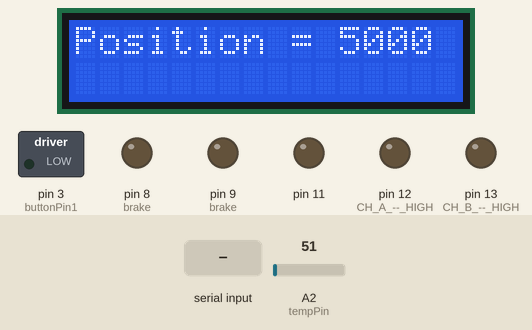
This sketch was run on a simulated Arduino Uno, built with avr-gcc and run on an emulated ATmega328P. On the bench: 16×2 character LCD, switched loads named in the sketch (green lamp = pin HIGH), output pins drawn as LEDs (lit = HIGH). The inputs (shaded band) are chosen by the test bench; at power-on: A2 (tempPin) = 51. EEPROM starts erased; what the sketch prints to the serial monitor is not drawn.

Above: at 5.6 s.
5.7 s: byte 252 (252) received over Serial
At 6.8 s:
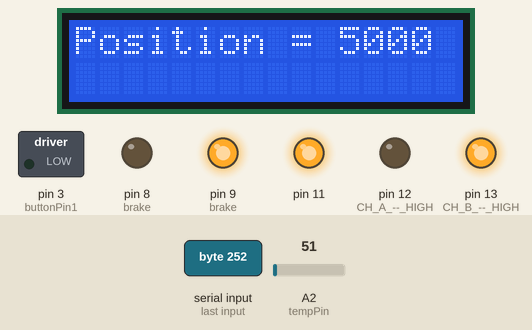
7.2 s: byte 251 (251) received over Serial
At 8.4 s:
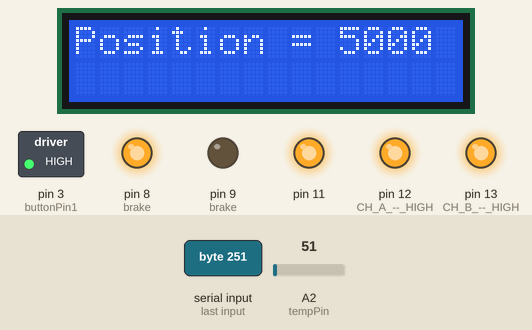
8.7 s: byte 252 (252) received over Serial
At 11.2 s:
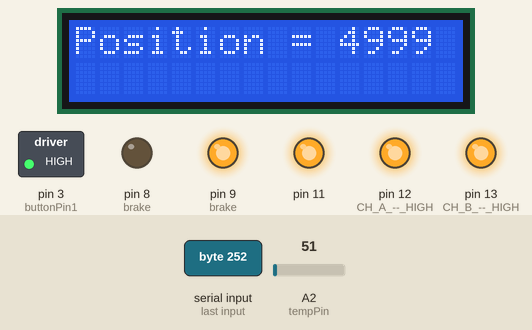
Timing chart, 0 to 12.7 s (numbered marks = the images above; inputs shaded):
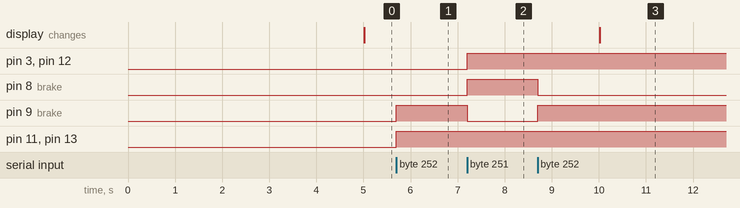

The sketch:

Arduino_EasyFocus.ino
```cpp
#include <Wire.h>

#include <LiquidCrystal_I2C.h>

#include <EEPROM.h>

/*
  Arduino Stepper Focuser (Easy Focus (L298 version))

  Matt Todman
  2017

  ========================================================================================
  Version 0.1
  Basic working version. No bells & Whistles.

  Version 0.2
  Added EPROM storage and reverse direction flag

  Version 0.3
  Added Temp Monitoring

  Version 0.4
  Adding LCD support
  ===========================================================================================

  Works with Arduino Focus 0.1.0

*/

//const boolean TEMP_COMP = true;
const char ver[] = "0.4";
//int incoming_Byte;
int currentpos = 5000;  // The current focuser position
byte currentpos_hi; // Hi order byte used to transfer currentpos to & from the PC application
byte currentpos_lo; // Low order byte used to transfer currentpos to & from the PC application
byte i;
bool revDir = true; //Set to "true" if the default stepper direction should be reversed
byte serial_pause = 200;
//int button_pause = 500;


// Temperature variables
int reading = 0;
float voltage = 0;
float temp;
float averageTemp = 0;
float averageTempSum = 0;
int averageTempCount = 0;
int averageTempReadTimer = millis();
int averageTempReadFrequency = 500;  // Frequency (ms) of the temperature read timer. Used to calculate the average temperature.
unsigned long tempTimer = 0;
float tempCount = 0;
unsigned long tempTotal = 0;


unsigned long idleTimer = 0; // Variable that counts milliseconds since last action (button press, move, etc)
unsigned long lastMoveTimer = 0; // contains last time a move command was performed in order to assist with writing to EEPROM
int lastMoveThreshold = 30000; // number of milliseconds after which a move command is issued that currentpos will be written to the EEPROM
boolean moveWait = false; // used to check if a move has happened in the last "lastMoveThreshold" seconds
unsigned long numEEPROMWrites; //contains the number of times the EEPROM has been writtem to
byte firstWrite = 33; //A random number used to determine if the EEPROM has been initialised yet (ie, is this the first time the arduino is bein used?)
int idlePeriod = 5000; // Period of time (ms) before arduino should start sending idle updates to the PC & the LCD.

const int buttonPin1 = 3;    // the number of the focus in pushbutton pin
const int buttonPin2 = 4;    // the number of the focus out pushbutton pin
const int buttonPin3 = 5;    // the number of the go fast focuser button
const int ledPin =  13;      // the number of the LED pin for focus button pushes
const int tempPin = 2;   // Defines the Temp pin as analogue pin 2
int button1State = 0;         // variable for reading the pushbutton #1 status
int button2State = 0;         // variable for reading the pushbutton #2 status
int fastFocusButtonState = 0;  // variable for reading the go fast focuser button status

int stepPhase = 1; // The current stepper motor phase (1-4)
LiquidCrystal_I2C lcd(0x27, 16, 2);

void setup() {

  // Set the LCD address to 0x27 for a 16 chars and 2 line display


  lcd.begin();
  lcd.backlight();
  lcd.print("Easyfocus v");
  lcd.print(ver);

  //establish motor direction toggle pins
  pinMode(12, OUTPUT); //CH A -- HIGH = forwards and LOW = backwards???
  pinMode(13, OUTPUT); //CH B -- HIGH = forwards and LOW = backwards???
  //establish motor brake pins
  pinMode(9, OUTPUT); //brake (disable) CH A
  pinMode(8, OUTPUT); //brake (disable) CH B

  unsigned long numEEPROMWrites = 0; //contains the number of times the EEPROM has been writtem to

  if (EEPROM.read(6) != 33) {
    //Assume this is the first time this arduino has been used. Need to initialise the EEPROM
    WriteToEEPROM();
  }

  ReadFromEEPROM();


  //setup the serial port on the Arduino board to communicate with a PC at 9600 baud
  Serial.begin(9600);

  delay(2000);


  //Configures the reference voltage used for analog input as the AREF pin.
  //Used to calibrate the temp sensor against an external voltage source.
  //You need to connect the AREF pin to to an external & stable power source.
  //analogReference(EXTERNAL);
}

void loop() {

  // check to see if we have received any commands from the PC
  //

  if (Serial.available() > 0) {
    read_input();

    if (i == 252) {       // Routine to move the focuser in by 1 count
      currentpos --;
      if (!revDir)
      {
        moveIn();
      } else
      {
        moveOut();
      }
      Serial.print("!");
    }

    else if (i == 251) { // Routine to move the focuser out by 1 count
      currentpos ++;
      if (!revDir)
      {
        moveOut();
      } else
      {
        moveIn();
      }
      Serial.print("!");
    }

    else if (i == 199) {  // Connectivity test. Just reply with a "!" (ASCII = 33)
      Serial.print("!");
    }

    else if (i == 198) { // If we receive a BYTE 198 from the PC then send the focuser position back.
      SendToPC(currentpos);
    }

    else if (i == 197) { // If we receive a BYTE 197 from the PC then set the focuser position to the value received in the data packet
      delay(serial_pause);
      currentpos_hi = Serial.read();
      delay(serial_pause);
      currentpos_lo = Serial.read();
      delay(serial_pause);
      currentpos = currentpos_hi * 256 + currentpos_lo;
      Serial.print("!");
      WriteToEEPROM();
    }

    else if (i == 196) { // If we receive a BYTE 196 from the PC then just send the temperature back.
      SendToPC((int)temp*10);
    }
  }

  if ((millis() - idleTimer) > idlePeriod) {
    averageTemp = averageTempSum / averageTempCount;
    temp = averageTemp;
    averageTempSum = 0;
    averageTempCount = 0;
    idleTimer = millis();
    lcd.clear();
    lcd.print("Position = ");
    lcd.print(currentpos);
  }

  if ((millis() - lastMoveTimer) > (lastMoveThreshold)) {
    if (moveWait == true) {
      WriteToEEPROM();
      moveWait = false;
      lastMoveTimer = millis();
    }
    else {
      lastMoveTimer = millis();
    }
  }

  if ((millis() - averageTempReadTimer) > averageTempReadFrequency) {
    ReadTemp();
    averageTempReadTimer = millis();
  }

} // END OF MAIN LOOP //

void read_input() {
  i = Serial.read();
}

int bytes_to_int(byte hi, byte low) {
  int x = (hi << 8) | low;
  return x;
}

void moveIn() {
  stepPhase ++;
  if (stepPhase == 5)stepPhase = 1;
  step(stepPhase);

  if (moveWait == false) {
    WriteToEEPROM();
  }
  lastMoveTimer = millis();
  moveWait = true;
}

void moveOut() {
  stepPhase --;
  if (stepPhase == 0)stepPhase = 4;
  step(stepPhase);

  if (moveWait == false) {
    WriteToEEPROM();
  }
  lastMoveTimer = millis();
  moveWait = true;
}

void step(byte phase) {
  switch (phase) {
    case 1:
      digitalWrite(9, LOW);  //ENABLE CH A
      digitalWrite(8, HIGH); //DISABLE CH B
      digitalWrite(12, HIGH);   //Sets direction of CH A
      analogWrite(3, 255);   //Moves CH A
      break;
    case 2:
      digitalWrite(9, HIGH);  //DISABLE CH A
      digitalWrite(8, LOW); //ENABLE CH B
      digitalWrite(13, LOW);   //Sets direction of CH B
      analogWrite(11, 255);   //Moves CH B
      break;
    case 3:
      digitalWrite(9, LOW);  //ENABLE CH A
      digitalWrite(8, HIGH); //DISABLE CH B
      digitalWrite(12, LOW);   //Sets direction of CH A
      analogWrite(3, 255);   //Moves CH A
      break;
    case 4:
      digitalWrite(9, HIGH);  //DISABLE CH A
      digitalWrite(8, LOW); //ENABLE CH B
      digitalWrite(13, HIGH);   //Sets direction of CH B
      analogWrite(11, 255);   //Moves CH B
      break;
  }
}

void SendToPC(int data) {
  Serial.write(data / 256);
  Serial.write(data % 256);
  idleTimer = millis();
}

void WriteToEEPROM() {
  numEEPROMWrites ++;
  EEPROM.write(0, (byte) (numEEPROMWrites >> 16));
  EEPROM.write(1, (byte) (numEEPROMWrites >> 8));
  EEPROM.write(2, (byte) (numEEPROMWrites));
  EEPROM.write(3, currentpos / 256);
  EEPROM.write(4, currentpos % 256);
  EEPROM.write(5, stepPhase);
  EEPROM.write(6, firstWrite);
}

void ReadFromEEPROM() {
  numEEPROMWrites = EEPROM.read(0);
  numEEPROMWrites = numEEPROMWrites * 256 + EEPROM.read(1);
  numEEPROMWrites = numEEPROMWrites * 256 + EEPROM.read(2);
  currentpos = (EEPROM.read(3) * 256) + EEPROM.read(4);
  stepPhase = EEPROM.read(5);
  firstWrite = EEPROM.read(6);
}

void ReadTemp() {
  reading = analogRead(tempPin);
  temp = (5.0 * reading * 100.0) / 1024.0;
  averageTempSum = averageTempSum + temp;
  averageTempCount ++;
}

void DoNothing() {
}
```

Measured:
- after the input at 5.7 s, pin 9 (brake), pin 11, pin 13 (CH_B_--_HIGH): LOW → HIGH at once
- after the input at 7.2 s, pin 3 (buttonPin1), pin 8 (brake), pin 12 (CH_A_--_HIGH): LOW → HIGH at once; pin 9 (brake): HIGH → LOW at once
- after the input at 8.7 s, pin 8 (brake): HIGH → LOW at once; pin 9 (brake): LOW → HIGH at once; the display: changes after 1.3 s (image 3)
